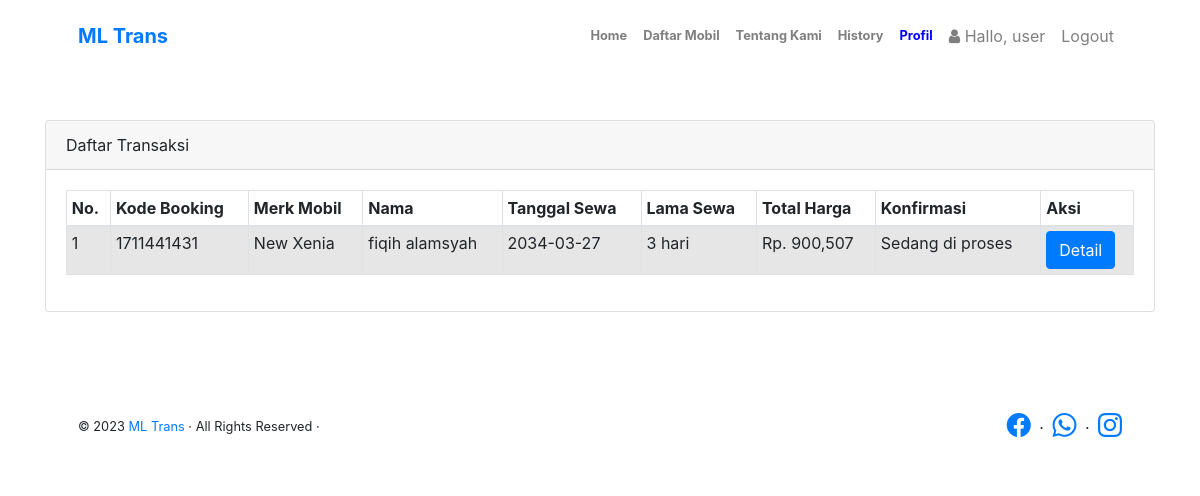
The page /history.php (signed in) on the database as committed earlier.
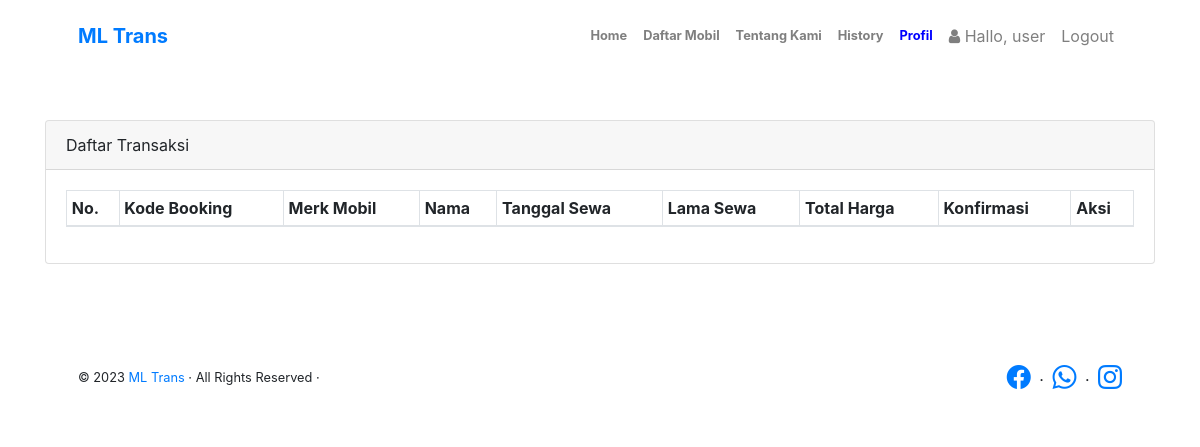
The same page on the database as committed later.
### tables this page shows
CREATE TABLE `infoweb` (
  `id` int NOT NULL,
  `nama_rental` varchar(255) DEFAULT NULL,
  `telp` varchar(15) DEFAULT NULL,
  `alamat` text,
  `email` varchar(255) DEFAULT NULL,
  `no_rek` text,
  `updated_at` timestamp NOT NULL DEFAULT CURRENT_TIMESTAMP
);

CREATE TABLE `booking` (
  `id_booking` int NOT NULL,
  `kode_booking` varchar(255) NOT NULL,
  `id_login` int NOT NULL,
  `id_mobil` int NOT NULL,
  `ktp` varchar(255) NOT NULL,
  `img_ktp` varchar(255) NOT NULL,
  `nama` varchar(255) NOT NULL,
  `alamat` varchar(255) NOT NULL,
  `no_tlp` varchar(15) NOT NULL,
  `tanggal` varchar(255) NOT NULL,
  `lama_sewa` int NOT NULL,
  `total_harga` int NOT NULL,
  `konfirmasi_pembayaran` varchar(255) NOT NULL,
  `tgl_input` varchar(255) NOT NULL
);

CREATE TABLE `mobil` (
  `id_mobil` int NOT NULL,
  `no_plat` varchar(255) NOT NULL,
  `merk` varchar(255) NOT NULL,
  `harga` int NOT NULL,
  `deskripsi` varchar(255) NOT NULL,
  `status` varchar(255) NOT NULL,
  `gambar` text NOT NULL
);

### koneksi/koneksi.php (called while the page is built, shortened)
<?php
$user = 'root';
$pass = '';
$koneksi = new PDO("mysql:host=localhost;dbname=rental_mobil", $user, $pass);
$url = "http://localhost/rental_mobil-master/";
$sql_web = "SELECT * FROM infoweb WHERE id = 1";
$row_web = $koneksi->prepare($sql_web);
$row_web->execute();
$info_web = $row_web->fetch(PDO::FETCH_OBJ);

### history.php (the view, shortened to what this page needs)
<?php
require 'koneksi/koneksi.php';
include 'header.php';
$user_id = $_SESSION['USER']['id_login'];
$hasil = $koneksi->query("SELECT mobil.merk, booking.* FROM booking JOIN mobil ON
    booking.id_mobil=mobil.id_mobil WHERE booking.id_login = $user_id ORDER BY id_booking DESC")->fetchAll();
?>
<br>
<br>
<div class="container">
    <div class="row">
        <div class="col-sm-12">
            <div class="card">
                <div class="card-header">
                    Daftar Transaksi
                </div>
                <div class="card-body">
                    <table class="table table-striped table-bordered table-sm">
                        <thead>
                            <tr>
                                <th>No. </th>
                                <th>Kode Booking</th>
                                <th>Merk Mobil</th>
                                <th>Nama </th>
                                <th>Tanggal Sewa </th>
                                <th>Lama Sewa </th>
                                <th>Total Harga</th>
                                <th>Konfirmasi</th>
                                <th>Aksi</th>
                            </tr>
                        </thead>
                        <tbody>
                            <?php $no = 1;
                            foreach ($hasil as $isi) { ?>
                                <tr>
                                    <td><?php echo $no; ?></td>
                                    <td><?= $isi['kode_booking']; ?></td>
                                    <td><?= $isi['merk']; ?></td>
                                    <td><?= $isi['nama']; ?></td>
                                    <td><?= $isi['tanggal']; ?></td>
                                    <td><?= $isi['lama_sewa']; ?> hari</td>
                                    <td>Rp. <?= number_format($isi['total_harga']); ?></td>
                                    <td><?= $isi['konfirmasi_pembayaran']; ?></td>
                                    <td>
                                        <a class="btn btn-primary" href="bayar.php?id=<?= $isi['kode_booking']; ?>" role="button">Detail</a>
                                    </td>
                                </tr>
                            <?php $no++;
                            } ?>
                        </tbody>
                    </table>
                </div>
            </div>
        </div>
    </div>
</div>
<br>
<br>
<br>
<?php include 'footer.php'; ?>

### header.php (shortened to what this page needs)
<!DOCTYPE html>
<html lang="en">
<head>
    <link href="https://cdn.jsdelivr.net/npm/bootstrap-icons@1.8.1/font/bootstrap-icons.css" rel="stylesheet" />
    <link href="assets/assets2/css/styles.css" rel="stylesheet" />
    <link rel="stylesheet" type="text/css" href="assets/swal/sweetalert.css">
    <link href="https://cdn.jsdelivr.net/npm/@sweetalert2/theme-dark@4/dark.css" rel="stylesheet">
    <link rel="stylesheet" href="sweetalert2.min.css">
    <link rel="stylesheet" href="assets/css/bootstrap.css">
    <link rel="stylesheet" href="assets/css/font-awesome.css">
</head>
<body class="d-flex flex-column h-100">
    <main class="flex-shrink-0">
        <nav class="navbar navbar-expand-lg navbar-light bg-white py-3">
            <div class="container px-5">
                <a class="navbar-brand" href="index.php"><span class="fw-bolder text-primary"><?= $info_web->nama_rental; ?></span></a>
                <div class="collapse navbar-collapse" id="navbarSupportedContent">
                    <ul class="navbar-nav ms-auto mb-2 mb-lg-0 small fw-bolder">
                        <li class="nav-item"><a class="nav-link" href="index.php">Home <span class="sr-only">(current)</span></a></li>
                        <li class="nav-item"><a class="nav-link" href="index.php#produk">Daftar Mobil</a></li>
                        <li class="nav-item"><a class="nav-link" href="kontak.php">Tentang Kami</a></li>
                        <?php if (!empty($_SESSION['USER'])) { ?>
                            <li class="nav-item">
                                <a class="nav-link" href="history.php">History</a>
                            </li>
                            <li class="nav-item active">
                                <a class="nav-link" href="<?= $_SESSION['USER']['level'] == 'admin' ? $url . 'admin/index.php' : 'profil.php' ?>" style="color:blue">Profil</a>
                            </li>
                        <?php } ?>
                    </ul>
                    <?php if (!empty($_SESSION['USER'])) { ?>
                        <ul class="navbar-nav my-2 my-lg-0">
                            <li class="nav-item">
                                <a class="nav-link" href="<?= $_SESSION['USER']['level'] == 'admin' ? $url . 'admin/index.php' : 'profil.php' ?>">
                                    <i class="fa fa-user"> </i> Hallo, <?php echo $_SESSION['USER']['nama_pengguna']; ?>
                                </a>
                            </li>
                            <li class="nav-item">
                                <a class="nav-link" onclick="return confirm('Apakah anda ingin logout ?');" href="<?php echo $url; ?>admin/logout.php">Logout</a>
                            </li>
                        </ul>
                    <?php } ?>
                </div>
            </div>
        </nav>

### footer.php (shortened to what this page needs)
<footer class="bg-white py-4 mt-auto">
    <div class="container px-5">
        <div class="row align-items-center justify-content-between flex-column flex-sm-row">
            <div class="col-auto">
                <div class="small m-0">&copy; 2023 <a href="index.php"><?= $info_web->nama_rental; ?></a> · All Rights Reserved ·</div>
            </div>
            <div class="col-auto">
                <a class="small" href="https://www.facebook.com/gunarentalmobil" target="_blank"><i class="bi bi-facebook fs-4"></i></a>
                <span class="mx-1">&middot;</span>
                <a class="small" href="https://api.whatsapp.com/send?phone=<?= $info_web->telp; ?>&text=Hello%20Rental Mobil,%20%20Saya%20ingin%20menanyakan%20tentang%20" target="_blank"><i class="bi bi-whatsapp fs-4"></i></a>
                <span class="mx-1">&middot;</span>
                <a class="small" href="https://instagram.com/gunarentalmobil" target="_blank"><i class="bi bi-instagram fs-4"></i></a>
            </div>
        </div>
    </div>
</footer>
<link rel="stylesheet" type="text/css" href="assets/swal/sweetalert.css">
<link rel="stylesheet" href="sweetalert2.min.css">

Rows that differ between the two databases and show on the page:
removed booking: kode_booking "1711441431", id_mobil.merk "New Xenia", nama "fiqih alamsyah", tanggal "2034-03-27", lama_sewa "3", total_harga "900,507", konfirmasi_pembayaran "Sedang di proses"
